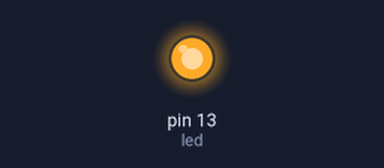
Simulated run of this sketch. Board: Arduino Uno, built with avr-gcc and run on an emulated ATmega328P. Shown: output pins drawn as LEDs (lit = HIGH).

Above: at 0.1 s.
Timing chart, 0 to 1.6 s (numbered marks = the images above):
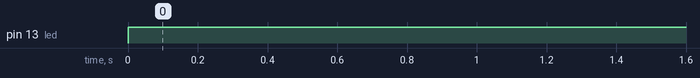

The sketch:

ex04.ino
```cpp
#define led 13

void setup() {
  pinMode(led, OUTPUT);
}

void loop() {
  digitalWrite(led, HIGH);
}
```

Measured:
- by itself, pin 13 (led): LOW → HIGH at 0.00 s
